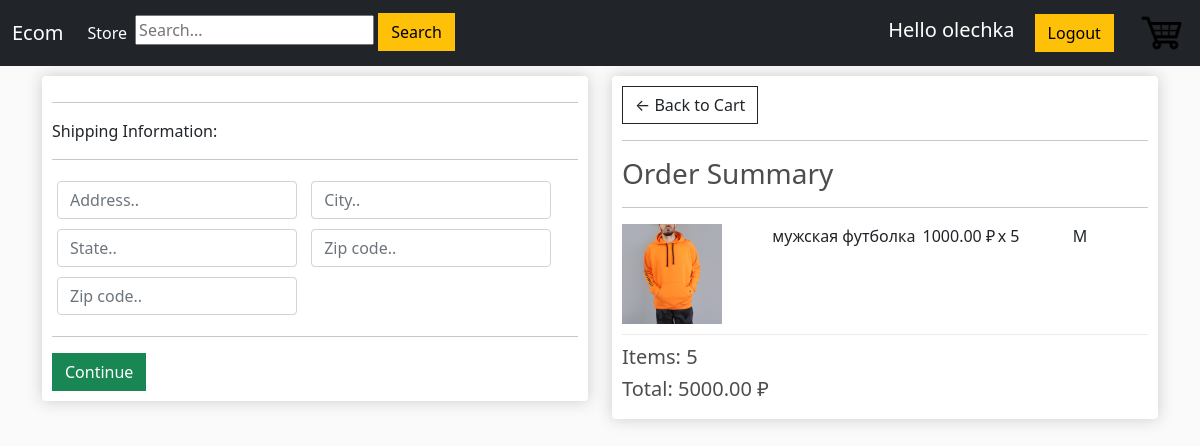
Page /checkout/ (signed in) on the committed database.
### mainapp/models.py (models this page shows, shortened)
class OrderItem(models.Model):
    product = models.ForeignKey(Product, on_delete=models.SET_NULL, blank=True, null=True)
    order = models.ForeignKey(Order, on_delete=models.SET_NULL, blank=True, null=True)
    size = models.CharField(max_length=10, null=True)
    quantity = models.IntegerField(default=0, null=True, blank=True)
    date_added = models.DateTimeField(auto_now_add=True)
    @property
    def get_total(self):
        total = self.product.price * self.quantity
        return total

class Product(models.Model):
    name = models.CharField(max_length=200, null=True)
    price = models.DecimalField(max_digits=7, decimal_places=2)
    digital = models.BooleanField(default=False, null=True, blank=False)
    image = models.ImageField(null=True, blank=True)
    def imageURL(self):
        try:
            url = self.image.url
        except:
            url = ''
        return url

class Order(models.Model):
    customer = models.ForeignKey(Customer, on_delete=models.SET_NULL, blank=True, null=True)
    date_order = models.DateTimeField(auto_now_add=True)
    complete = models.BooleanField(default=False, null=True, blank=False)
    transaction_id = models.CharField(max_length=200, null=True)
    @property
    def get_cart_total(self):
        orderitems = self.orderitem_set.all()
        total = sum([item.get_total for item in orderitems])
        return total
    def get_cart_items(self):
        orderitems = self.orderitem_set.all()
        items = sum([item.quantity for item in orderitems])
        return items
    def shipping(self):
        shipping = False
        orderitems = self.orderitem_set.all()
        for i in orderitems:
            if not i.product.digital:
                shipping = True
        return shipping

### mainapp/views.py (the view)
# urls.py: path('checkout/', views.checkout, name='checkout'),
def checkout(request):
    data = cartData(request)
    cartItems = data['cartItems']
    order = data['order']
    items = data['items']
    context = {'items': items, 'order': order}
    return render(request, 'mainapp/checkout.html', context)

### mainapp/utils.py (called while the page is built)
def cartData(request):
    if request.user.is_authenticated:
        customer = request.user.customer
        order, created = Order.objects.get_or_create(customer=customer, complete=False)
        cartItems = order.get_cart_items()
        items = order.orderitem_set.all()
    else:
        cookieData = cookieCart(request)
        cartItems = cookieData['cartItems']
        order = cookieData['order']
        items = cookieData['items']
    return {"cartItems": cartItems, "order": order, "items": items}

### mainapp/templates/mainapp/checkout.html (shortened to what this page needs)
{% extends 'mainapp/index.html' %}
{% load static %}
{% block content%}
    <div class="row">
        <div class="col-lg-6">
            <div class="box-element" id="form-wrapper">
                <form id="form">
                    <div id="shipping-info">
                        <hr>
						<p>Shipping Information:</p>
						<hr>
						<div class="form-field">
							<input class="form-control" type="text" name="address" placeholder="Address..">
						</div>
						<div class="form-field">
							<input class="form-control" type="text" name="city" placeholder="City..">
						</div>
						<div class="form-field">
							<input class="form-control" type="text" name="state" placeholder="State..">
						</div>
						<div class="form-field">
							<input class="form-control" type="text" name="zipcode" placeholder="Zip code..">
						</div>
						<div class="form-field">
							<input class="form-control" type="text" name="country" placeholder="Zip code..">
						</div>
                    </div>
                    <hr>
                    <input id="form-button" class="btn btn-success btn-block" type="submit" value="Continue">
                </form>
            </div>
			<br>
        </div>
        <div class="col-lg-6">
            <div class="box-element">
				<a  class="btn btn-outline-dark" href="{% url 'cart' %}">&#x2190; Back to Cart</a>
				<hr>
				<h3>Order Summary</h3>
				<hr>
				{% for item in items %}
				<div class="cart-row">
					<div style="flex:2"><img class="row-image" src="{{item.product.imageURL}}"></div>
					<div style="flex:2"><p>{{item.product.name}}</p></div>
					<div style="flex:1"><p>{{item.product.price|floatformat:2}} ₽</p></div>
					<div style="flex:1"><p>x {{item.quantity}}</p></div>
					<div style="flex:1"><p>{{item.size}}</p></div>
				</div>
				{% endfor %}
				<h5>Items:   {{order.get_cart_items}}</h5>
				<h5>Total:   {{order.get_cart_total|floatformat:2}} ₽</h5>
            </div>
        </div>
    </div>
{% endblock content%}

### mainapp/templates/mainapp/index.html (shortened to what this page needs)
<!DOCTYPE html>
<html lang="en">
{% load static %}
<head>
    <link href="https://cdn.jsdelivr.net/npm/bootstrap@5.1.0/dist/css/bootstrap.min.css" rel="stylesheet">
    <link rel="stylesheet" type="text/css" href="{% static 'css/index.css' %}">
</head>
<body>
    <nav class="navbar navbar-expand-lg navbar-dark bg-dark">
      <div class="container-fluid">
        <a class="navbar-brand" href="{% url 'store' %}">Ecom</a>
        <div class="collapse navbar-collapse" id="navbarSupportedContent">
          <ul class="navbar-nav me-auto mb-2 mb-lg-0">
            <li class="nav-item">
              <a class="nav-link active" aria-current="page" href="{% url 'store' %}">Store</a>
            </li>
              <li class="nav-item">
                  <form action="{% url 'search_results' %}" method="POST">
                    <input name="search" type="text" placeholder="Search...">
                    <button class="btn btn-warning">Search</button>
                  </form>
              </li>
          </ul>
           <div class="form-inline my-2 my-lg-0">
               {% if user.is_authenticated %}
               <a class="navbar-brand" href="">Hello {{user.username}}</a>
               <a href="{% url 'logout' %}" class="btn btn-warning">Logout</a>
               {% else %}
                <a href="{% url 'login' %}" class="btn btn-warning">Login</a>
                <a href="{% url 'register' %}" class="btn btn-warning">Register</a>
               {% endif %}
                <a href="{% url 'cart' %}" style="color:#212429;">
                    <img  id="cart-icon" src="{% static 'images/cart.png' %}">
                </a>
	        </div>
        </div>
      </div>
    </nav>
    <div class="container">
        {% block content %}
        {% endblock content %}
    </div>
</body>
</html>

### static/css/index.css (style rules this page uses)
body { background-color: hsl(0, 0%, 98%); }
h1,h2,h3,h4,h5,h6 { color:hsl(0, 0%, 30%); }
.box-element { box-shadow:hsl(0, 0%, 80%) 0 0 16px; background-color: #fff; border-radius: 4px; padding: 10px; }
#cart-icon { width:50px; height:50px; border:0; display: inline-block; margin-left: 20px; }
.col-lg-4, .col-lg-6, .col-lg-8, .col-lg-12 { margin-top: 10px; }
.btn { border-radius: 0; }
.row-image { width: 100px; }
.form-field { width:250px; display: inline-block; padding: 5px; }
.cart-row { display: flex; align-items: flex-stretch; padding-bottom: 10px; margin-bottom: 10px; border-bottom: 1px solid #ececec; }

### rows in the picture
OrderItem: product.imageURL (picture), product.name "мужская футболка", product.price "1000.00", quantity "5", size "M"
Order: get_cart_items "5", get_cart_total "5000.00"

### other values in the picture
{{ user.username }} "olechka"
